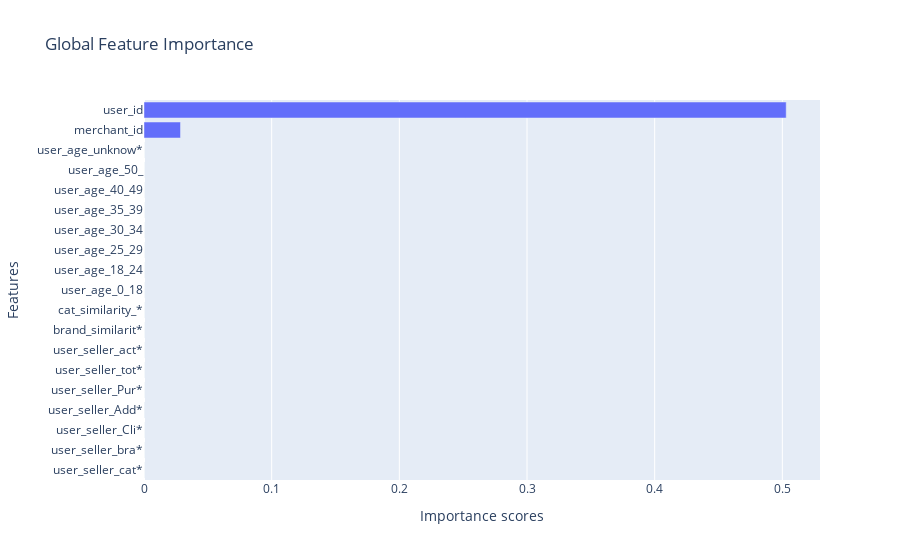

Notebook code for this chart:
### Code cell
print("chi2:")
explanations["chi2"].ipython_plot()

### Figure 1 — Plotly figure (JSON) as saved in the notebook; plotly's stock layout.template omitted (floating-point values rounded to 4 significant figures)
{"data": [{"alignmentgroup": "True", "hovertemplate": "Importance scores=%{x}<br>Features=%{y}<extra></extra>", "legendgroup": "", "marker": {"color": "#636efa", "pattern": {"shape": ""}}, "name": "", "offsetgroup": "", "orientation": "h", "showlegend": false, "textposition": "auto", "type": "bar", "x": [0, 0, 0, 0, 0, 0, 0, 0, 0, 0, 9.987e-07, 9.987e-07, 9.987e-07, 9.987e-07, 9.987e-07, 9.987e-07, 9.987e-07, 9.987e-07, 0.02859, 0.503], "xaxis": "x", "y": ["user_seller_cat*", "user_seller_bra*", "user_seller_Cli*", "user_seller_Add*", "user_seller_Pur*", "user_seller_Add*", "user_seller_tot*", "user_seller_act*", "brand_similarit*", "cat_similarity_*", "user_age_0_18", "user_age_18_24", "user_age_25_29", "user_age_30_34", "user_age_35_39", "user_age_40_49", "user_age_50_", "user_age_unknow*", "merchant_id", "user_id"], "yaxis": "y"}], "layout": {"barmode": "relative", "legend": {"tracegroupgap": 0}, "title": {"text": "Global Feature Importance"}, "xaxis": {"anchor": "y", "domain": [0, 1], "title": {"text": "Importance scores"}}, "yaxis": {"anchor": "x", "domain": [0, 1], "title": {"text": "Features"}}}}
